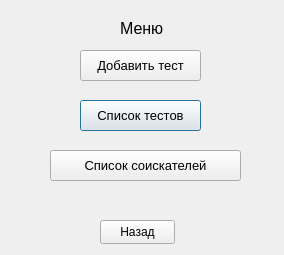
<?xml version="1.0" encoding="UTF-8"?>
<ui version="4.0">
 <class>Dialog</class>
 <widget class="QDialog" name="Dialog">
  <property name="geometry">
   <rect>
    <x>0</x>
    <y>0</y>
    <width>284</width>
    <height>255</height>
   </rect>
  </property>
  <property name="windowTitle">
   <string>Dialog</string>
  </property>
  <widget class="QLabel" name="label">
   <property name="geometry">
    <rect>
     <x>120</x>
     <y>20</y>
     <width>49</width>
     <height>16</height>
    </rect>
   </property>
   <property name="font">
    <font>
     <pointsize>12</pointsize>
    </font>
   </property>
   <property name="text">
    <string>Меню</string>
   </property>
  </widget>
  <widget class="QPushButton" name="btn_list_test">
   <property name="geometry">
    <rect>
     <x>80</x>
     <y>100</y>
     <width>121</width>
     <height>31</height>
    </rect>
   </property>
   <property name="font">
    <font>
     <pointsize>10</pointsize>
    </font>
   </property>
   <property name="text">
    <string>Список тестов</string>
   </property>
  </widget>
  <widget class="QPushButton" name="btn_addtest">
   <property name="geometry">
    <rect>
     <x>80</x>
     <y>50</y>
     <width>121</width>
     <height>31</height>
    </rect>
   </property>
   <property name="font">
    <font>
     <pointsize>10</pointsize>
    </font>
   </property>
   <property name="text">
    <string>Добавить тест</string>
   </property>
  </widget>
  <widget class="QPushButton" name="btn_list_applicant">
   <property name="geometry">
    <rect>
     <x>50</x>
     <y>150</y>
     <width>191</width>
     <height>31</height>
    </rect>
   </property>
   <property name="font">
    <font>
     <pointsize>10</pointsize>
    </font>
   </property>
   <property name="text">
    <string>Список соискателей</string>
   </property>
  </widget>
  <widget class="QPushButton" name="btn_exit">
   <property name="geometry">
    <rect>
     <x>100</x>
     <y>220</y>
     <width>75</width>
     <height>24</height>
    </rect>
   </property>
   <property name="text">
    <string>Назад</string>
   </property>
  </widget>
 </widget>
 <resources/>
 <connections/>
</ui>
